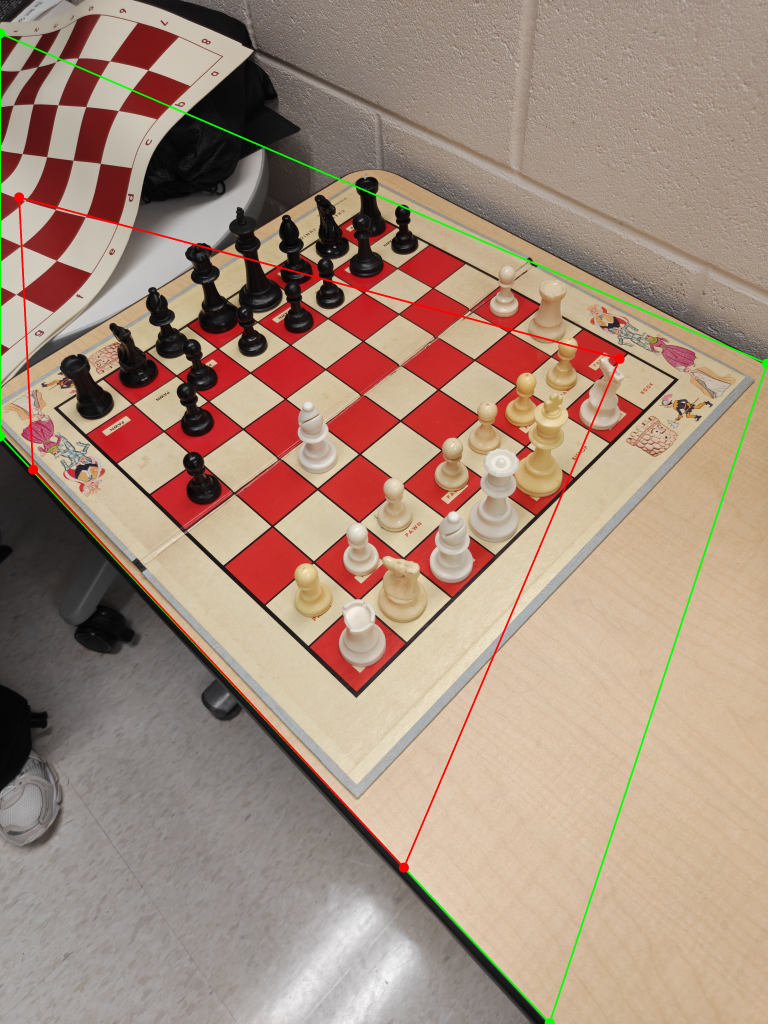
#> input picture cv_corners_test.jpg, 3072 x 4096 px (shown at 1/4 size)
$ python -i test_cv_corners.py   (imports and definitions only)
#> lines starting #> are read from the running program, lines starting #| are printed output that depends on the picture; after the words box and inside, x2 and y2 are one past the last pixel; in counts of white or black regions, pixels touching at a corner belong together
#> further down, picture is the input picture: shape (4096, 3072, 3); mean B, G, R 124, 140.3, 165.1
"""
Standalone test for CV-based corner detection.
Tries two methods (Hough lines + contour quadrilateral) and draws both.

Usage:
    python yoloTesting/test_cv_corners.py pictures/archaic1.jpg
"""
import sys
from itertools import combinations
import numpy as np
import cv2


# [10 lines left out: function order_corners_leftmost_first, not called in this run]


# ======================================================================
# Method 1: Contour quadrilateral (robust)
# ======================================================================
def corners_from_contours(img, debug=False):
    """Largest convex quadrilateral in the image."""
#> called with debug = False
    # Downscale so edge detection doesn't pick up every pixel of wood grain
    H0, W0 = img.shape[:2]
#> H0 = 4096; W0 = 3072
    scale = 1200 / max(H0, W0)
#> scale = 0.293
    if scale < 1:
        small = cv2.resize(img, (int(W0 * scale), int(H0 * scale)))
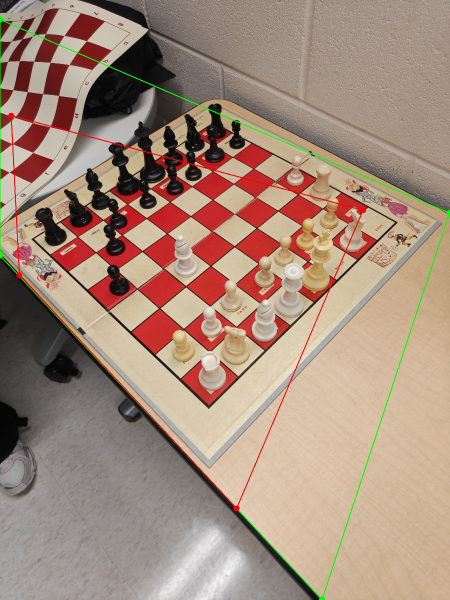
#> small: shape (1200, 900, 3) (shown at 1/2 size); mean B, G, R 123.9, 140.2, 165
    else:
        small = img
    H, W = small.shape[:2]
#> H = 1200; W = 900

    gray = cv2.cvtColor(small, cv2.COLOR_BGR2GRAY)
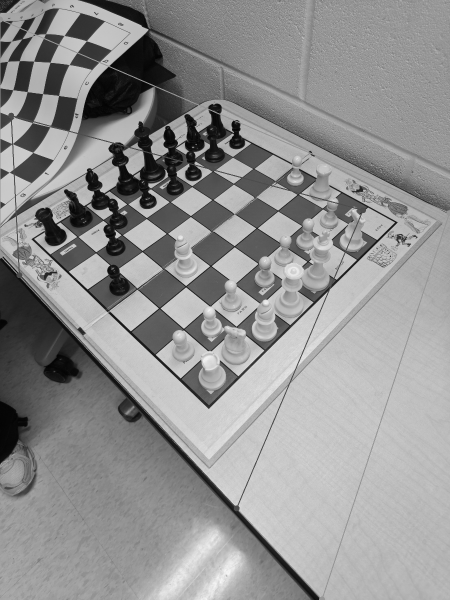
#> gray: shape (1200, 900) (shown at 1/2 size); min 0, max 253, mean 145.7
    gray = cv2.bilateralFilter(gray, 9, 75, 75)

    # Try several Canny thresholds, accumulate contours
    candidates = []
    for lo, hi in [(30, 80), (50, 150), (80, 200)]:
        edges = cv2.Canny(gray, lo, hi)
        edges = cv2.dilate(edges, np.ones((3, 3), np.uint8), iterations=2)
        contours, _ = cv2.findContours(edges, cv2.RETR_LIST, cv2.CHAIN_APPROX_SIMPLE)

        for c in sorted(contours, key=cv2.contourArea, reverse=True)[:15]:
            area = cv2.contourArea(c)
            if area < 0.03 * H * W:
                continue
            hull = cv2.convexHull(c)
            peri = cv2.arcLength(hull, True)
            # Try a range of epsilon values
            for eps in (0.01, 0.02, 0.03, 0.05, 0.08):
                approx = cv2.approxPolyDP(hull, eps * peri, True)
                if len(approx) == 4:
                    pts = approx.reshape(4, 2).astype(float) / scale
                    candidates.append((area, pts, lo, hi, eps))
                    break
#> this loop made 3 passes
#> pass 1, in corners_from_contours, `edges = cv2.Canny(gray, lo, hi)`:
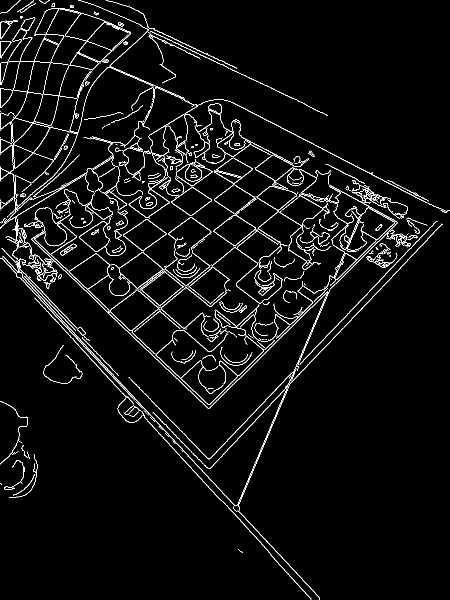
#> edges: shape (1200, 900) (shown at 1/2 size); 4% white in thin lines or dots
#> pass 1, in corners_from_contours, `edges = cv2.dilate(edges, np.ones((3, 3), np.uint8), iterations=2)`:
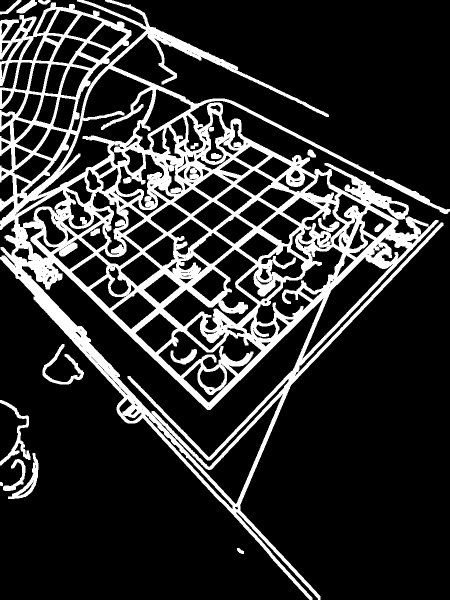
#> edges: shape (1200, 900) (shown at 1/2 size); 18.9% white; 16 white regions, largest, box (x1, y1, x2, y2) and area: (0, 0, 900, 1200) 195902, (0, 800, 61, 931) 1662, (85, 688, 168, 769) 1478
#> pass 2, in corners_from_contours, `edges = cv2.Canny(gray, lo, hi)`:
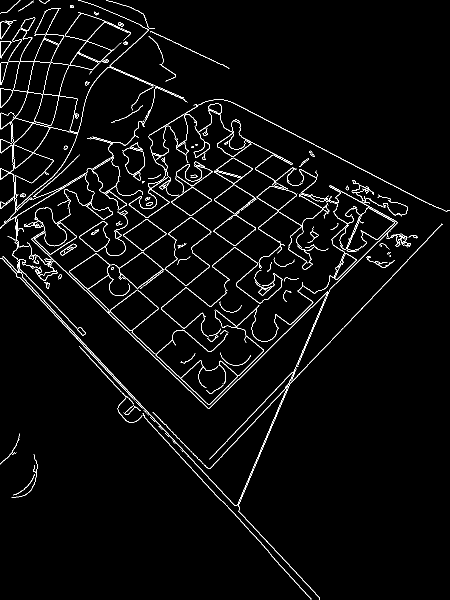
#> edges: shape (1200, 900) (shown at 1/2 size); 3.1% white in thin lines or dots
#> pass 2, in corners_from_contours, `edges = cv2.dilate(edges, np.ones((3, 3), np.uint8), iterations=2)`:
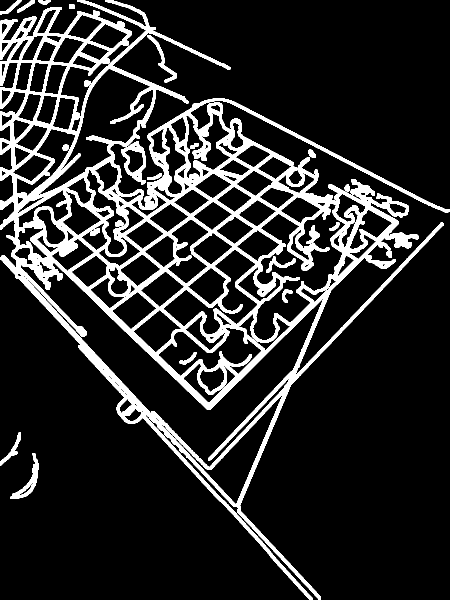
#> edges: shape (1200, 900) (shown at 1/2 size); 15% white; 22 white regions, largest, box (x1, y1, x2, y2) and area: (0, 0, 900, 1200) 154273, (243, 283, 292, 369) 1542, (21, 906, 77, 998) 1266
#> after the loop:
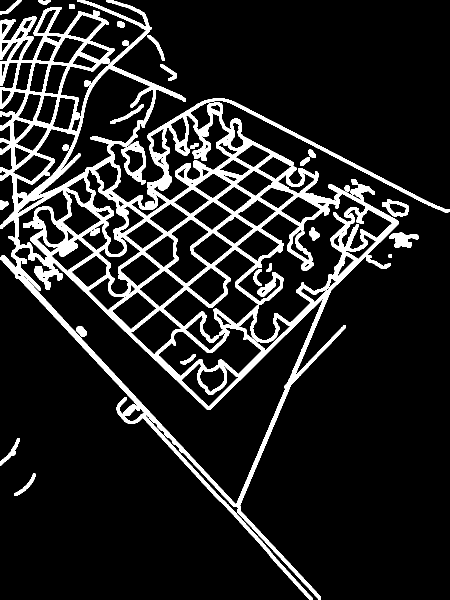
#> edges: shape (1200, 900) (shown at 1/2 size); 13% white; 28 white regions, largest, box (x1, y1, x2, y2) and area: (0, 0, 900, 1200) 131004, (243, 283, 292, 369) 1542, (778, 465, 837, 496) 1063
#> after the loop, candidates = 7 items

    if debug:
        print(f"  [contours] {len(candidates)} candidates across threshold sweeps")

    if not candidates:
        return None

    # Pick largest
    candidates.sort(key=lambda c: -c[0])
    area, pts, lo, hi, eps = candidates[0]
#> area = 454077; pts = [[6.83, 136.5], [3068.6, 1426.8], [2184.5, 4092.6], [0, 1768.1]]; lo = 30; hi = 80; eps = 0.05
    if debug:
        print(f"  [contours] picked area={area:.0f}, canny=({lo},{hi}), eps={eps}")
    return pts


# ======================================================================
# Method 2: Hough lines (fixed)
# ======================================================================
# [139 lines left out: functions corners_from_hough, line_intersection, main, not called in this run]


# [2 lines not run here, left out]

>>> import cv2
>>> picture = cv2.imread('../cv_corners_test.jpg')
>>> result = corners_from_contours(picture)
#> result has the same summary as pts in corners_from_contours

$ run again, on test_board_debug_color.jpg
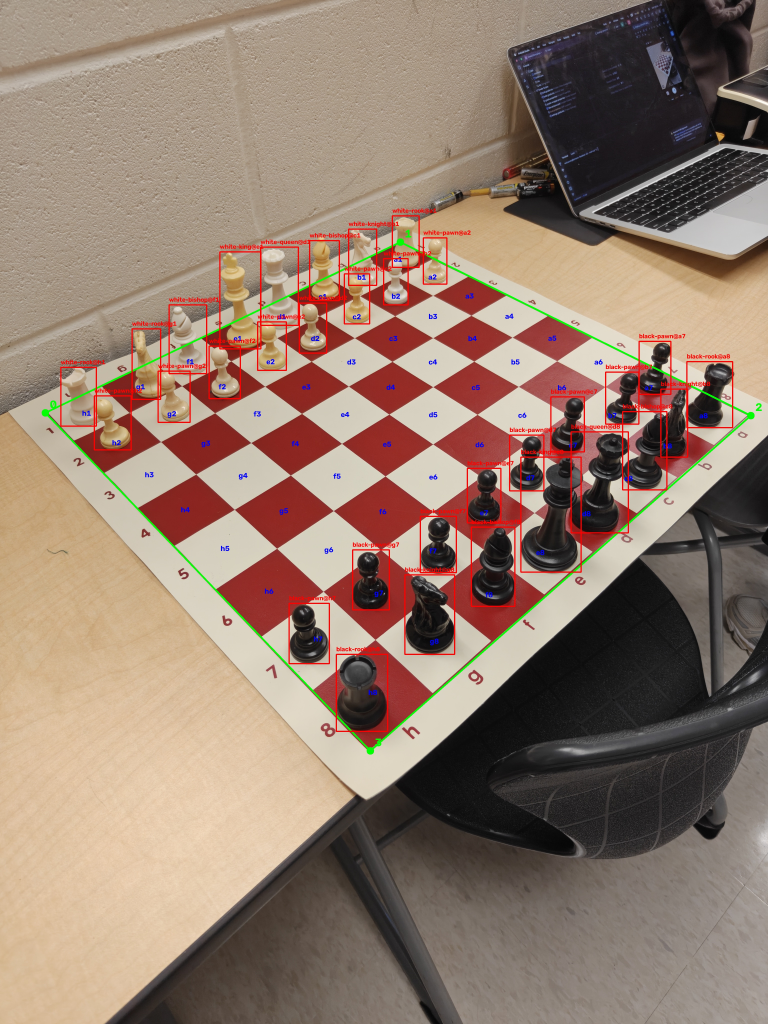
#> input picture test_board_debug_color.jpg, 3072 x 4096 px (shown at 1/4 size)
#> picture is the input picture: shape (4096, 3072, 3); mean B, G, R 109.9, 124.7, 147.4
#> the loop in corners_from_contours, `for lo, hi in [(30, 80), (50, 150), (80, 200)]:` made 3 passes
#> pass 1, in corners_from_contours, `edges = cv2.Canny(gray, lo, hi)`:
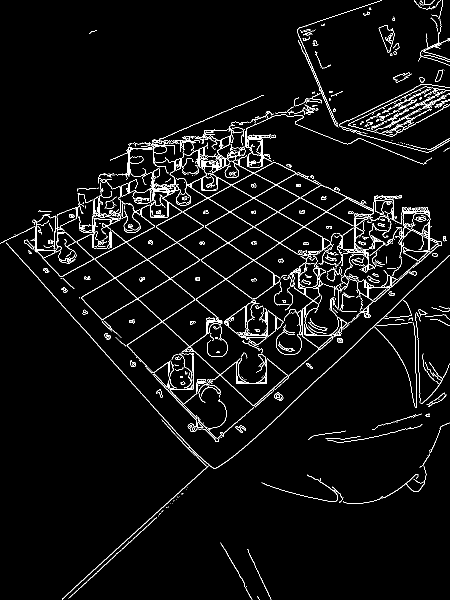
#> edges: shape (1200, 900) (shown at 1/2 size); 4% white in thin lines or dots
#> after the loop in corners_from_contours, `for lo, hi in [(30, 80), (50, 150), (80, 200)]:`:
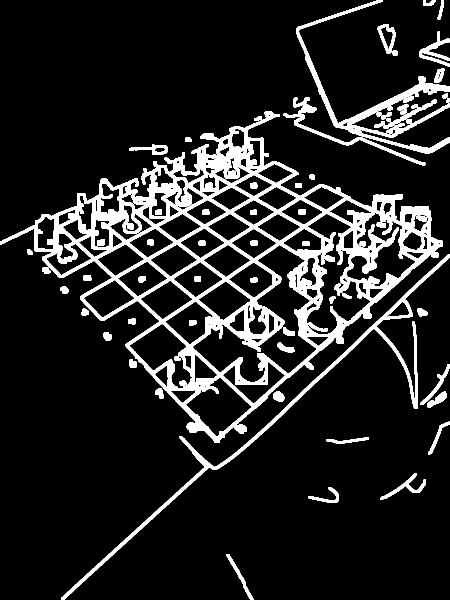
#> edges: shape (1200, 900) (shown at 1/2 size); 12.8% white; 64 white regions, largest, box (x1, y1, x2, y2) and area: (0, 223, 886, 886) 98342, (122, 508, 900, 1200) 10650, (593, 0, 900, 307) 10212
#> after the loop in corners_from_contours, `for lo, hi in [(30, 80), (50, 150), (80, 200)]:`: candidates = 3 items
#> area = 330203.5; pts = [[2611.2, 0], [3027.6, 2597.5], [416.4, 4092.6], [0, 1648.6]]; lo = 30; hi = 80; eps = 0.05
#> result has the same summary as pts in corners_from_contours
